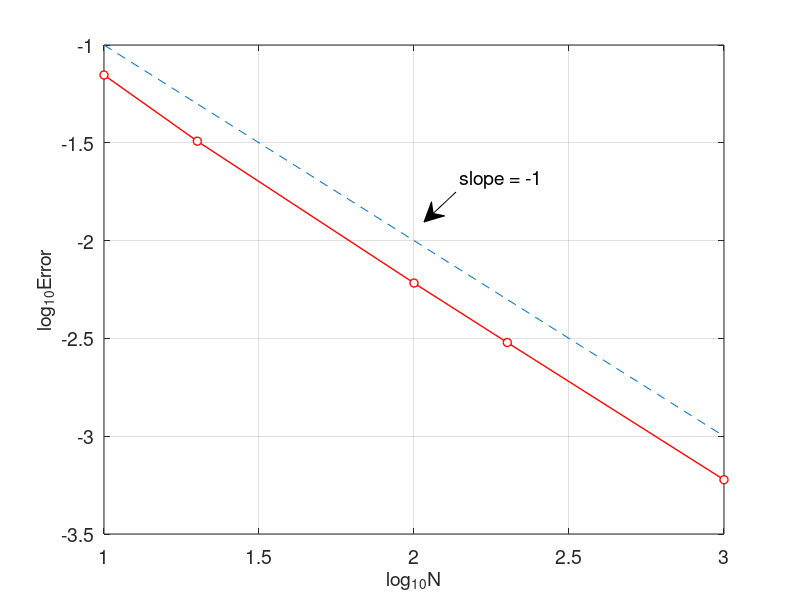

The MATLAB source for this figure:
% BackEuler_error.m
% Backward Euler Method for Nonlinear ODE:
% u'(x)=u-2x/u in [0,1]
% Initial condition: u(0)=1;
% Exact solution: u=sqrt(2*x+1)
clear all; close all;
Nvec=[10 20 100 200 1000];
%hv=[0.1 0.05 0.01 0.005 0.001];
Error=[];
for k=1:length(Nvec)
N=Nvec(k);
h=1/N;
x=0:h:1;
N=length(x)-1;
u(1)=1;
NI(1,N)=0;  % Record the number of iterations
for n=1:N
    % Newton iteration
    Xn=u(n);
    Xp=Xn;
    Xprev=0;
    while abs(Xp-Xprev) > eps*abs(Xp)
        Xprev=Xp;
        Xp=Xp-(Xp-h*Xp+2*h*x(n+1)/Xp-u(n))./(1-h-2*h*x(n+1)/(Xp^2));
        NI(n)=NI(n)+1;
    end
    u(n+1)=Xp;
end
ue=sqrt(2*x+1);
error=max(abs(u-ue));
Error=[Error,error];
end
plot(log10(Nvec),log10(Error),'ro-','MarkerFaceColor','w','LineWidth',1)
hold on
plot(log10(Nvec), log10(Nvec.^(-1)), '--')
grid on
%title('Rate of Convergence','fontsize',12)
set(gca,'fontsize',14)
xlabel('log_{10}N','fontsize',14),ylabel('log_{10}Error','fontsize',14)

% add annotation of slope
ax = [0.57 0.53];
ay = [0.68 0.63];
annotation('textarrow',ax,ay,'String','slope = -1 ','fontsize',14)

% computating convergence order
for n=1:length(Nvec)-1     % computating convergence order
    order(n)=-log(Error(n)/Error(n+1))/(log(Nvec(n)/Nvec(n+1)));
end
Error
order

% print -dpng -r600 BackEuler_error.png
% print -depsc2 BackEuler_error.eps
